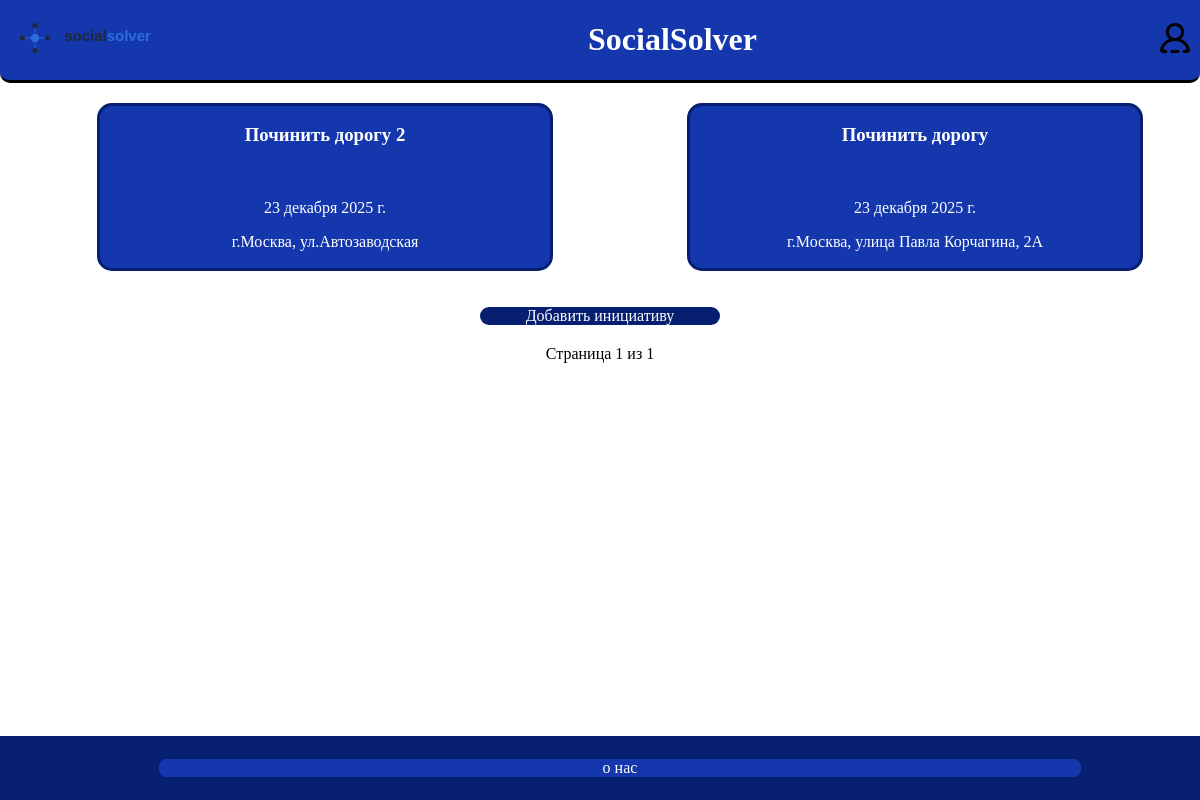
The page / on the database its author committed.
### main/models.py (models this page shows, shortened)
class initiative(models.Model):
    title = models.CharField(verbose_name="Название", max_length=50, blank=False)
    text = models.TextField(verbose_name="Описание")
    date = models.DateField(auto_now_add=True)
    offering = models.ForeignKey(settings.AUTH_USER_MODEL, on_delete=models.CASCADE)
    image = models.ImageField(upload_to= "initiatives/", blank=True, null=True)
    adres = models.TextField(default="г.Москва")

### main/views.py (the view)
# urls.py: 2. Add a URL to urlpatterns:  path('', views.home, name='home')
def home(request):
    initiative_list = initiative.objects.all().order_by('-id')
    paginator = Paginator(initiative_list, 20)
    page_number = request.GET.get('page')
    page_obj = paginator.get_page(page_number)
    return render(
        request,'main/home.html',{'page_obj': page_obj})

### main/templates/main/home.html (shortened to what this page needs)
{% extends "main/homet.html" %}
{% block main %}
    {% for i in page_obj %}
    <li>
        <h3><a href="{% url 'initiativeCard' i.id %}">{{ i.title }}</a></h3>
        <p>{{ i.date }}</p>
        <p>{{ i.adres }}</p>
    </li>
    {% endfor %}
{% endblock %}
{% block pag %}
    <p>Страница {{ page_obj.number }} из {{ page_obj.paginator.num_pages }}  </p>
{% endblock %}

### main/templates/main/homet.html (shortened to what this page needs)
{% load static %}
<!DOCTYPE html>
<html lang="en">
<head>
    <link rel="stylesheet" href="{% static 'main/normalize.css' %}">
    <link rel="stylesheet" href="{% static 'main/home.css'%}">
</head>
<body>
    <header>
        <a href="{% url 'home' %}"><img src="{% static 'main/img/ss.svg' %}" alt="Лого" class="ss"></a>
        <h1>SocialSolver</h1>
        <a href="{% url 'profile' %}"><img src="{% static 'main/img/profile.svg' %}" alt=""></a>
    </header>
    <main>
        <ul>
            {% block main %}
            {% endblock %}
        </ul>
    <a href="{% url 'initiative' %}" class="initiative">Добавить инициативу</a>
    <div class="pag">
        {% block pag %}
        {% endblock %}
    </div>
    <footer>
        <ul>
            <li><a href="{% url 'about' %}">о нас</a></li>
        </ul>
    </footer>
    </main>
</body>
</html>

### main/static/main/home.css (style rules this page uses)
* { box-sizing: border-box; }
body { background-color: #fff; margin: 0; }
header { display: flex; background-color: #1437AD; border-bottom: 3px #000 solid; border-radius: 0px 0px 10px 10px; justify-content: space-between; position: sticky; top: 0; margin-bottom: 0; width: 100%; text-align: center; align-items: center; padding: 0 10px; }
header h1 { color: #fff; }
header img { width: 30px; height: auto; }
.ss { height: 50px; width: auto; }
a { color: #fff; text-decoration: none; }
main { background-color: #fff; margin-bottom: 70px; }
main ul { margin-top: 0; display: grid; grid-template-columns:repeat(2, 1fr); grid-template-rows: auto; gap: 20px; padding-top: 20px; padding-bottom: 20px; }
main li { width:80%; background-color: #1437AD; margin: auto; color: #fff; text-align: center; border-radius: 15px; border: #061F70 3px solid; transition: transform .6s ease; }
footer { position: fixed; bottom: 0; width: 100%; }
footer ul { list-style-type: none; background-color: #061F70; display: flex; justify-content: space-around; margin-bottom: auto; }
.initiative { display: block; width: 20%; background-color: #061F70; text-align: center; margin: auto; margin-bottom: 20px; border-radius: 20px; }
footer li { border-radius: 10px; }
.pag { display: flex; justify-content: space-evenly; }
.pag p { margin: 0; }

### rows shown on the page
initiative: title "Починить дорогу 2", date "23 декабря 2025 г.", adres "г.Москва, ул.Автозаводская"
initiative: title "Починить дорогу", date "23 декабря 2025 г.", adres "г.Москва, улица Павла Корчагина, 2А"

### other values the page prints
{{ page_obj.number }} "1"
{{ page_obj.paginator.num_pages }} "1"
